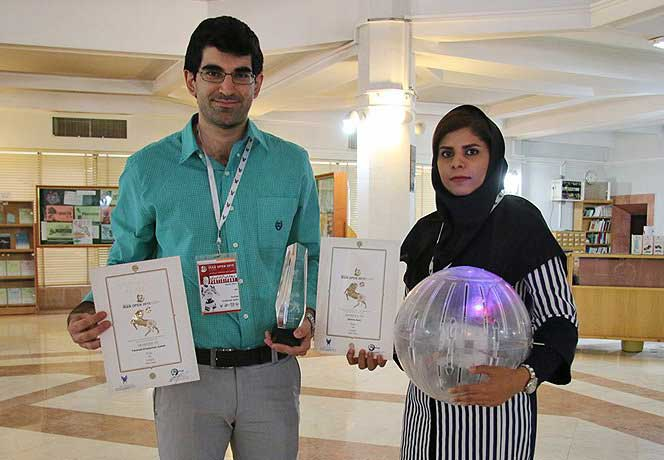
%> input picture image1.jpg, 664 x 460 px
$ octave imageReader.m   (GNU Octave 9; MATLAB toolbox functions it lacks are replaced by stand-ins)
%> lines starting %> are read from the running program, lines starting %| are printed output that depends on the picture
%in the name of the most High
clc
clear
image1 = imread('image1.jpg');
%> image1 is the input picture: size 460x664x3 uint8; mean R, G, B 147.4, 141.8, 129.7
subplot(2,2,1);
imshow(image1);
image2 = image1;


image2(:,:,1) = image1(:,:,1);
image2(:,:,2) = 0;
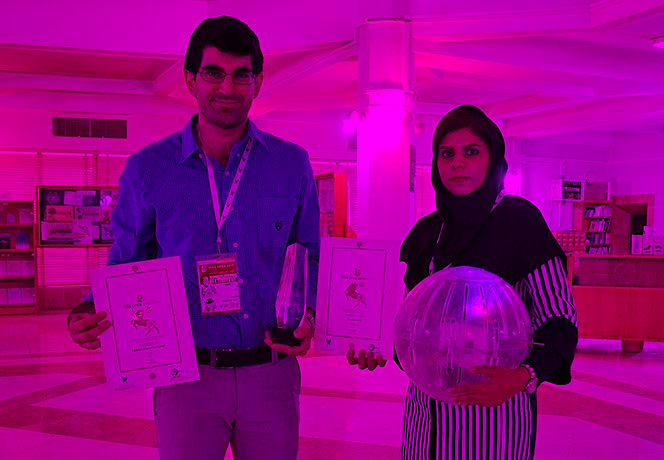
%> image2: size 460x664x3 uint8; mean R, G, B 147.4, 0, 129.7
image2(:,:,3) = 0;
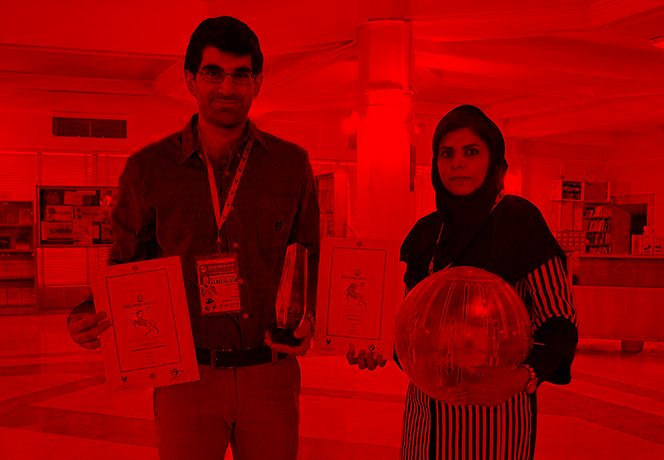
%> image2: size 460x664x3 uint8; mean R, G, B 147.4, 0, 0

subplot(2,2,2);
imshow(image2);

image3 = image1;
image3(:,:,2) = image1(:,:,2);
image3(:,:,1) = 0;
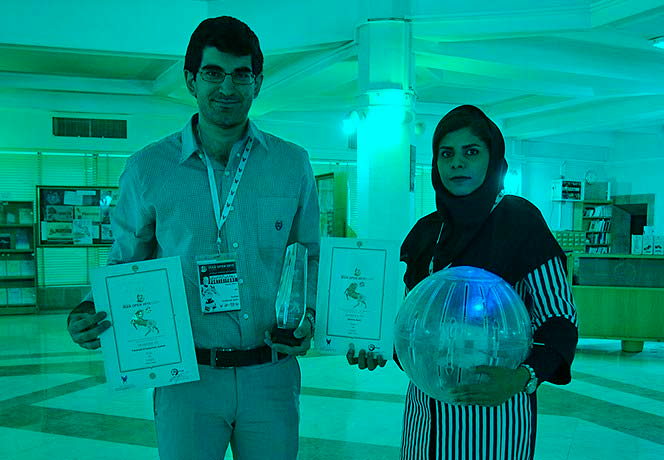
%> image3: size 460x664x3 uint8; mean R, G, B 0, 141.8, 129.7
image3(:,:,3) = 0;
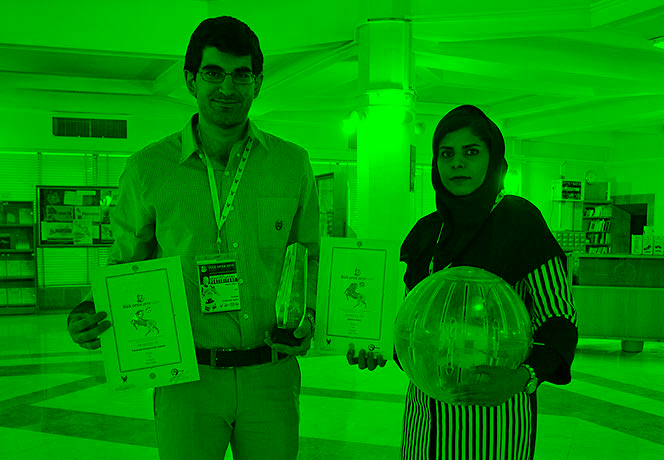
%> image3: size 460x664x3 uint8; mean R, G, B 0, 141.8, 0
subplot(2,2,3);
imshow(image3);

image4 = image1;
image4(:,:,3) = image1(:,:,3);
image4(:,:,1) = 0;
image4(:,:,2) = 0;
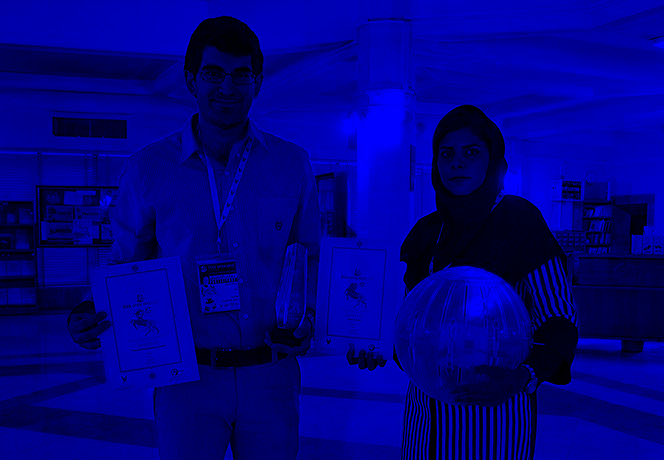
%> image4: size 460x664x3 uint8; mean R, G, B 0, 0, 129.7
subplot(2,2,4);
imshow(image4);
